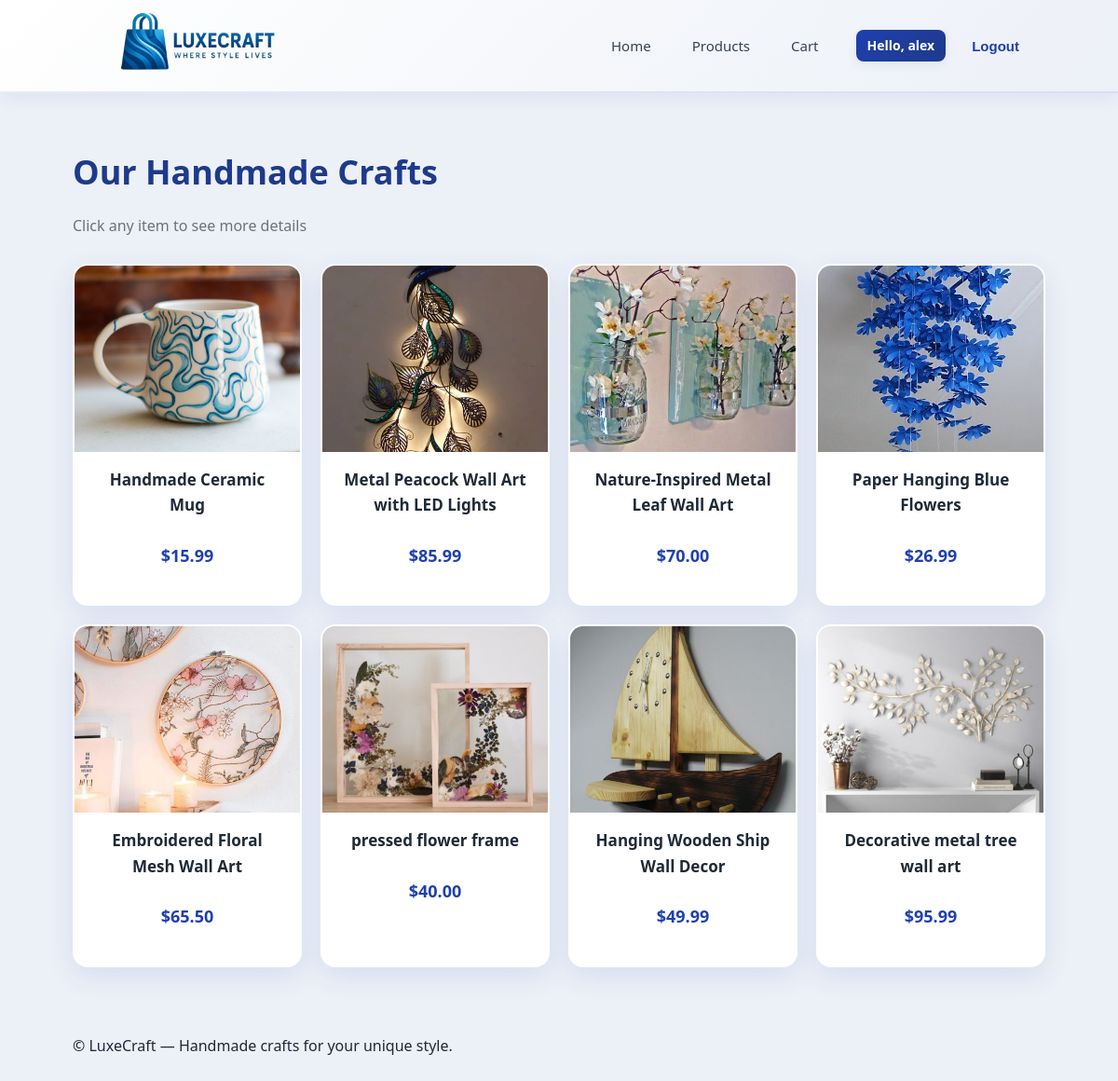
The page /products/ (signed in) on the database its author committed.
### shop/models.py (models this page shows, shortened)
class Product(models.Model):
    name = models.CharField(max_length=200)
    description = models.TextField()
    price = models.DecimalField(max_digits=8, decimal_places=2)
    image = models.ImageField(upload_to='products/', blank=True, null=True)

### shop/views.py (the view)
# urls.py: path('products/', views.products, name='products'),
def products(request):
    all_products = Product.objects.all()
    return render(request, 'shop/products.html', {'products': all_products})

### shop/templates/shop/products.html (shortened to what this page needs)
{% extends 'shop/base.html' %}
{% block content %}
<section class="page-header">
  <h1>Our Handmade Crafts</h1>
  <p class="muted">Click any item to see more details</p>
</section>
<section class="product-grid">
  {% for product in products %}
    <article class="card">
      <a href="{% url 'product_detail' product.id %}" class="card-link">
        <div class="card-media">
          {% if product.image %}
            <img src="{{ product.image.url }}" alt="{{ product.name }}">
          {% else %}
            <div class="placeholder">No image</div>
          {% endif %}
        </div>
        <div class="card-body">
          <h3 class="card-title">{{ product.name }}</h3>
          <p class="card-price">${{ product.price }}</p>
        </div>
      </a>
    </article>
  {% empty %}
    <p>No handmade crafts available at the moment.</p>
  {% endfor %}
</section>
{% endblock %}

### shop/templates/shop/base.html (shortened to what this page needs)
<!DOCTYPE html>
<html lang="en">
<head>
  {% load static %}
  <link rel="stylesheet" href="{% static 'shop/css/styles.css' %}">
</head>
<body>
<header class="site-header">
  <div class="header-inner">
    <a class="brand" href="{% url 'home' %}">
      <img src="{% static 'shop/images/logo.png' %}" alt="LuxeCraft Logo" class="logo">
    </a>
    <nav class="main-nav">
      <a href="{% url 'home' %}">Home</a>
      <a href="{% url 'products' %}">Products</a>
      <a href="{% url 'cart' %}">Cart</a>
      {% if user.is_authenticated %}
        <span class="user-pill">Hello, {{ user.username }}</span>
        <form method="post" action="{% url 'logout' %}" style="display:inline;">
          <button type="submit" class="logout-btn">Logout</button>
        </form>
      {% else %}
        <a href="{% url 'login' %}" class="login-link">Sign In</a>
        <a href="{% url 'signup' %}" class="signup-link">Sign Up</a>
      {% endif %}
    </nav>
  </div>
</header>
<main class="container">
  {% block content %}{% endblock %}
</main>
<footer class="site-footer">
  <div class="container">
    <p>© {{ now|date:"Y" }} LuxeCraft — Handmade crafts for your unique style.</p>
  </div>
</footer>
</body>
</html>

### shop/static/shop/css/styles.css (style rules this page uses)
:root { --accent: #1E40AF; --accent-dark: #1E3A8A; --accent-light: #3B82F6; --muted: #6b7280; --bg: #ecf0f7; --card: #ffffff; --radius: 16px; --shadow: 0 10px 30px rgba(30, 64, 175, 0.1); --shadow-hover: 0 20px 50px rgba(30, 64, 175, 0.15); --container: 1100px; --gap: 20px; }
* { box-sizing: border-box; }
html, body { height: 100%; }
body { margin: 0; font-family: 'Segoe UI', Roboto, 'Helvetica Neue', Arial, sans-serif; background: var(--bg); color: #1f2937; -webkit-font-smoothing: antialiased; -moz-osx-font-smoothing: grayscale; line-height: 1.6; }
.container { max-width: var(--container); margin: 0 auto; padding: 28px; }
.site-header { background: linear-gradient(135deg, #ffffff 0%, #ecf0f7 100%); border-bottom: 2px solid rgba(30, 64, 175, 0.1); position: sticky; top: 0; z-index: 40; height: 100px; overflow: visible; box-shadow: 0 4px 20px rgba(30, 64, 175, 0.08); backdrop-filter: blur(10px); }
.header-inner { display: flex; align-items: center; justify-content: space-between; gap: 40px; height: 100%; padding: 12px 40px; max-width: var(--container); margin: 0 auto; width: 100%; }
.logo { position: absolute; left: 0; top: 50%; transform: translateY(-50%); height: 155px; width: auto; object-fit: contain; transition: transform 0.28s ease; }
.brand { display: block; position: relative; width: 160px; text-decoration: none; flex-shrink: 0; }
.main-nav { display: flex; align-items: center; gap: 12px; margin-left: auto; }
.main-nav a { color: #374151; text-decoration: none; font-weight: 500; padding: 8px 16px; border-radius: 8px; transition: all 0.3s ease; font-size: 15px; position: relative; }
.main-nav a::after { content: ''; position: absolute; bottom: 0; left: 50%; width: 0; height: 2px; background: var(--accent); transition: all 0.3s ease; transform: translateX(-50%); }
.user-pill { display: inline-block; margin-left: 12px; padding: 6px 12px; border-radius: 8px; background: linear-gradient(135deg, var(--accent) 0%, var(--accent-dark) 100%); color: #ffffff; font-size: 14px; font-weight: 600; transition: background 0.12s ease, transform 0.12s ease, box-shadow 0.12s ease; box-shadow: 0 4px 12px rgba(30,64,175,0.08); }
.logout-btn { background: transparent; border: none; color: var(--accent); font-weight: 600; padding: 8px 16px; border-radius: 8px; cursor: pointer; transition: all 0.3s ease; font-size: 15px; }
.page-header { margin: 28px 0 18px 0; }
.page-header h1 { margin: 0; color: var(--accent-dark); font-size: 36px; font-weight: 700; }
.muted { color: var(--muted); }
.product-grid { display: grid; grid-template-columns: repeat(auto-fill, minmax(240px, 1fr)); gap: var(--gap); margin-top: 28px; }
.card { background: var(--card); border-radius: var(--radius); overflow: hidden; box-shadow: var(--shadow); transition: transform 0.25s ease, box-shadow 0.25s ease, border-color 0.25s ease; display: flex; flex-direction: column; border: 2px solid transparent; }
.card-link { color: inherit; text-decoration: none; display: block; height: 100%; }
.card-media { height: 200px; width: 100%; overflow: hidden; display: flex; align-items: center; justify-content: center; background: linear-gradient(135deg, #DBEAFE 0%, #EFF6FF 100%); position: relative; }
.card-media img { width: 100%; height: 100%; object-fit: cover; display: block; transition: transform 0.3s ease; }
.card-body { padding: 16px 18px 20px 18px; text-align: center; flex-grow: 1; display: flex; flex-direction: column; justify-content: space-between; }
.card-title { margin: 0 0 8px 0; font-size: 17px; font-weight: 600; color: #1f2937; }
.card-price { color: var(--accent); font-weight: 700; font-size: 18px; }

### rows shown on the page
Product: image (picture), name "Handmade Ceramic Mug", price "15.99"
Product: image (picture), name "Metal Peacock Wall Art with LED Lights", price "85.99"
Product: image (picture), name "Nature-Inspired Metal Leaf Wall Art", price "70.00"
Product: image (placeholder picture), name "Paper Hanging Blue Flowers", price "26.99"
Product: image (picture), name "Embroidered Floral Mesh Wall Art", price "65.50"
Product: image (picture), name "pressed flower frame", price "40.00"
Product: image (picture), name "Hanging Wooden Ship Wall Decor", price "49.99"
Product: image (picture), name "Decorative metal tree wall art", price "95.99"

### other values the page prints
{{ user.username }} "alex"
